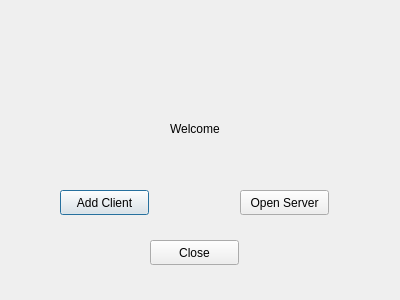
<?xml version="1.0" encoding="UTF-8"?>
<ui version="4.0">
 <class>home</class>
 <widget class="QDialog" name="home">
  <property name="geometry">
   <rect>
    <x>0</x>
    <y>0</y>
    <width>400</width>
    <height>300</height>
   </rect>
  </property>
  <property name="windowTitle">
   <string>Dialog</string>
  </property>
  <widget class="QPushButton" name="addClntBtn">
   <property name="geometry">
    <rect>
     <x>60</x>
     <y>190</y>
     <width>89</width>
     <height>25</height>
    </rect>
   </property>
   <property name="text">
    <string>Add Client</string>
   </property>
  </widget>
  <widget class="QLabel" name="welcLbl">
   <property name="geometry">
    <rect>
     <x>170</x>
     <y>120</y>
     <width>67</width>
     <height>17</height>
    </rect>
   </property>
   <property name="text">
    <string>Welcome</string>
   </property>
  </widget>
  <widget class="QPushButton" name="startServerBtn">
   <property name="geometry">
    <rect>
     <x>240</x>
     <y>190</y>
     <width>89</width>
     <height>25</height>
    </rect>
   </property>
   <property name="text">
    <string>Open Server</string>
   </property>
  </widget>
  <widget class="QPushButton" name="clseBtn">
   <property name="geometry">
    <rect>
     <x>150</x>
     <y>240</y>
     <width>89</width>
     <height>25</height>
    </rect>
   </property>
   <property name="text">
    <string>Close</string>
   </property>
  </widget>
 </widget>
 <resources/>
 <connections>
  <connection>
   <sender>clseBtn</sender>
   <signal>clicked()</signal>
   <receiver>home</receiver>
   <slot>close()</slot>
   <hints>
    <hint type="sourcelabel">
     <x>194</x>
     <y>252</y>
    </hint>
    <hint type="destinationlabel">
     <x>199</x>
     <y>149</y>
    </hint>
   </hints>
  </connection>
 </connections>
</ui>
